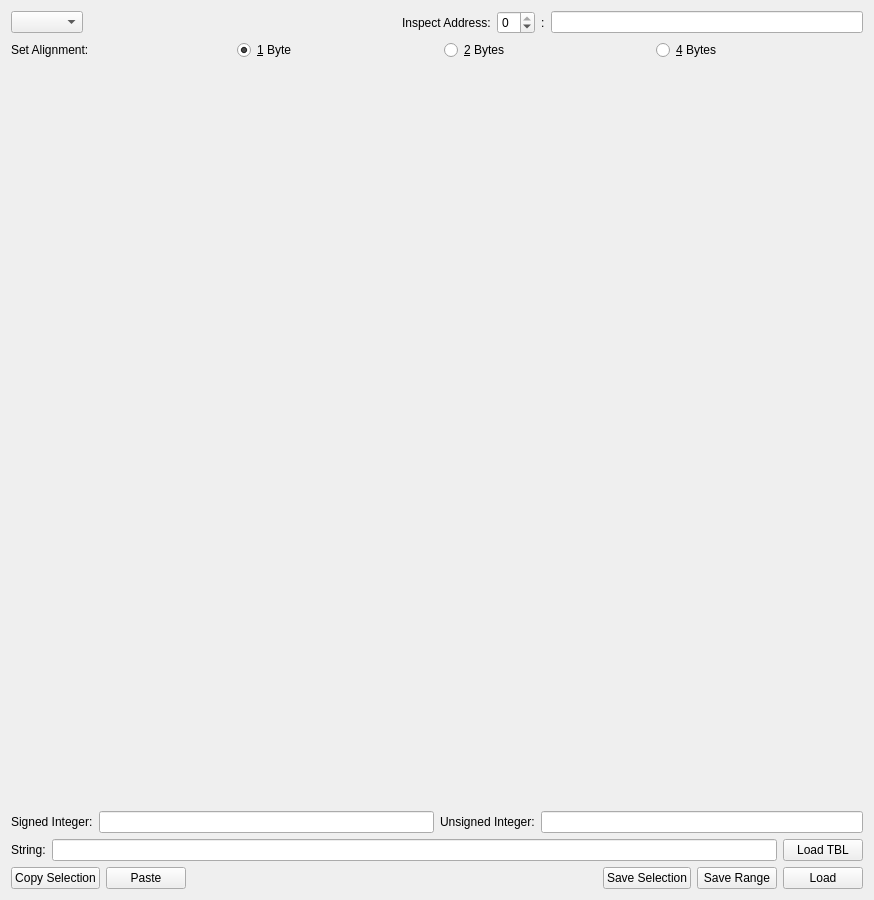
<?xml version="1.0" encoding="UTF-8"?>
<ui version="4.0">
 <class>QGBA::MemoryView</class>
 <widget class="QWidget" name="QGBA::MemoryView">
  <property name="geometry">
   <rect>
    <x>0</x>
    <y>0</y>
    <width>874</width>
    <height>900</height>
   </rect>
  </property>
  <property name="windowTitle">
   <string>Memory</string>
  </property>
  <layout class="QVBoxLayout" name="verticalLayout">
   <item>
    <layout class="QHBoxLayout" name="horizontalLayout">
     <item>
      <widget class="QComboBox" name="regions"/>
     </item>
     <item>
      <spacer name="horizontalSpacer">
       <property name="orientation">
        <enum>Qt::Horizontal</enum>
       </property>
       <property name="sizeHint" stdset="0">
        <size>
         <width>0</width>
         <height>0</height>
        </size>
       </property>
      </spacer>
     </item>
     <item>
      <widget class="QLabel" name="label">
       <property name="text">
        <string>Inspect Address:</string>
       </property>
      </widget>
     </item>
     <item>
      <widget class="QSpinBox" name="segments">
       <property name="minimum">
        <number>-1</number>
       </property>
       <property name="maximum">
        <number>0</number>
       </property>
       <property name="displayIntegerBase">
        <number>16</number>
       </property>
      </widget>
     </item>
     <item>
      <widget class="QLabel" name="segmentColon">
       <property name="text">
        <string notr="true">:</string>
       </property>
      </widget>
     </item>
     <item>
	<widget class="QLineEdit" name="setAddress">
         <property name="maxLength">
          <number>10</number>
         </property>
         <property name="readOnly">
          <bool>false</bool>
         </property>
        </widget>
     </item>
    </layout>
   </item>
   <item>
    <layout class="QHBoxLayout" name="horizontalLayout_3">
     <item>
      <widget class="QLabel" name="label_2">
       <property name="text">
        <string>Set Alignment:</string>
       </property>
      </widget>
     </item>
     <item>
      <spacer name="horizontalSpacer_2">
       <property name="orientation">
        <enum>Qt::Horizontal</enum>
       </property>
       <property name="sizeHint" stdset="0">
        <size>
         <width>0</width>
         <height>0</height>
        </size>
       </property>
      </spacer>
     </item>
     <item>
      <widget class="QRadioButton" name="width8">
       <property name="text">
        <string>&amp;1 Byte</string>
       </property>
       <property name="checked">
        <bool>true</bool>
       </property>
      </widget>
     </item>
     <item>
      <spacer name="horizontalSpacer_4">
       <property name="orientation">
        <enum>Qt::Horizontal</enum>
       </property>
       <property name="sizeHint" stdset="0">
        <size>
         <width>0</width>
         <height>0</height>
        </size>
       </property>
      </spacer>
     </item>
     <item>
      <widget class="QRadioButton" name="width16">
       <property name="text">
        <string>&amp;2 Bytes</string>
       </property>
      </widget>
     </item>
     <item>
      <spacer name="horizontalSpacer_5">
       <property name="orientation">
        <enum>Qt::Horizontal</enum>
       </property>
       <property name="sizeHint" stdset="0">
        <size>
         <width>0</width>
         <height>0</height>
        </size>
       </property>
      </spacer>
     </item>
     <item>
      <widget class="QRadioButton" name="width32">
       <property name="text">
        <string>&amp;4 Bytes</string>
       </property>
      </widget>
     </item>
     <item>
      <spacer name="horizontalSpacer_3">
       <property name="orientation">
        <enum>Qt::Horizontal</enum>
       </property>
       <property name="sizeHint" stdset="0">
        <size>
         <width>0</width>
         <height>0</height>
        </size>
       </property>
      </spacer>
     </item>
    </layout>
   </item>
   <item>
    <widget class="QGBA::MemoryModel" name="hexfield" native="true">
     <property name="sizePolicy">
      <sizepolicy hsizetype="Preferred" vsizetype="Expanding">
       <horstretch>0</horstretch>
       <verstretch>0</verstretch>
      </sizepolicy>
     </property>
    </widget>
   </item>
   <item>
    <layout class="QGridLayout" name="gridLayout">
     <item row="0" column="1">
      <layout class="QHBoxLayout" name="horizontalLayout_6">
       <item>
        <widget class="QLabel" name="label_4">
         <property name="text">
          <string>Unsigned Integer:</string>
         </property>
        </widget>
       </item>
       <item>
        <widget class="QLineEdit" name="uintVal">
         <property name="maxLength">
          <number>10</number>
         </property>
         <property name="readOnly">
          <bool>true</bool>
         </property>
        </widget>
       </item>
      </layout>
     </item>
     <item row="0" column="0">
      <layout class="QHBoxLayout" name="horizontalLayout_2">
       <item>
        <widget class="QLabel" name="label_3">
         <property name="text">
          <string>Signed Integer:</string>
         </property>
        </widget>
       </item>
       <item>
        <widget class="QLineEdit" name="sintVal">
         <property name="maxLength">
          <number>11</number>
         </property>
         <property name="readOnly">
          <bool>true</bool>
         </property>
        </widget>
       </item>
      </layout>
     </item>
     <item row="1" column="0" colspan="2">
      <layout class="QHBoxLayout" name="horizontalLayout_4">
       <item>
        <widget class="QLabel" name="label_5">
         <property name="text">
          <string>String:</string>
         </property>
        </widget>
       </item>
       <item>
        <widget class="QLineEdit" name="stringVal">
         <property name="readOnly">
          <bool>true</bool>
         </property>
        </widget>
       </item>
       <item>
        <widget class="QPushButton" name="loadTBL">
         <property name="text">
          <string>Load TBL</string>
         </property>
        </widget>
       </item>
      </layout>
     </item>
    </layout>
   </item>
   <item>
    <layout class="QHBoxLayout" name="horizontalLayout_5">
     <item>
      <widget class="QPushButton" name="copy">
       <property name="text">
        <string>Copy Selection</string>
       </property>
      </widget>
     </item>
     <item>
      <widget class="QPushButton" name="paste">
       <property name="text">
        <string>Paste</string>
       </property>
      </widget>
     </item>
     <item>
      <spacer name="horizontalSpacer_7">
       <property name="orientation">
        <enum>Qt::Horizontal</enum>
       </property>
       <property name="sizeHint" stdset="0">
        <size>
         <width>40</width>
         <height>20</height>
        </size>
       </property>
      </spacer>
     </item>
     <item>
      <widget class="QPushButton" name="save">
       <property name="text">
        <string>Save Selection</string>
       </property>
      </widget>
     </item>
     <item>
      <widget class="QPushButton" name="saveRange">
       <property name="text">
        <string>Save Range</string>
       </property>
      </widget>
     </item>
     <item>
      <widget class="QPushButton" name="load">
       <property name="text">
        <string>Load</string>
       </property>
      </widget>
     </item>
    </layout>
   </item>
  </layout>
 </widget>
 <customwidgets>
  <customwidget>
   <class>QGBA::MemoryModel</class>
   <extends>QWidget</extends>
   <header>MemoryModel.h</header>
   <container>1</container>
  </customwidget>
 </customwidgets>
 <tabstops>
  <tabstop>regions</tabstop>
  <tabstop>segments</tabstop>
  <tabstop>setAddress</tabstop>
  <tabstop>width8</tabstop>
  <tabstop>width16</tabstop>
  <tabstop>width32</tabstop>
  <tabstop>sintVal</tabstop>
  <tabstop>uintVal</tabstop>
  <tabstop>stringVal</tabstop>
  <tabstop>loadTBL</tabstop>
  <tabstop>copy</tabstop>
  <tabstop>paste</tabstop>
  <tabstop>save</tabstop>
  <tabstop>saveRange</tabstop>
  <tabstop>load</tabstop>
 </tabstops>
 <resources/>
 <connections/>
</ui>
